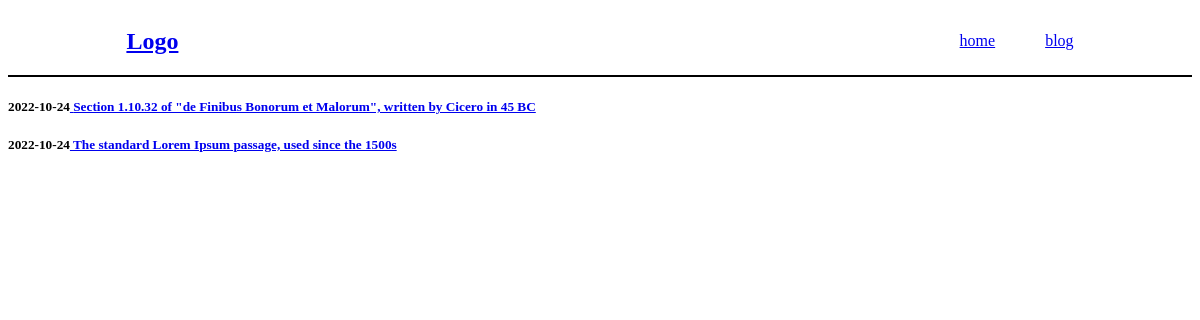
Screenshot of /blog/ with the database file from the repository.
### blog/models.py (models this page shows)
class Post(models.Model):
    id = models.AutoField(primary_key=True)
    title = models.CharField(max_length=140)
    body = models.TextField()
    signature = models.CharField(max_length=140,default='Jonathan') # Added other field
    date = models.DateTimeField()

### templates/blog/blog.html
{% extends "theme/header.html" %}
{% block content %}
    {% for post in object_list %}
        <h5>{{ post.date|date:"Y-m-d" }}<a href="/blog/{{post.id}}">
{{ post.title }}</a></h5>
    {% endfor %}
{% endblock %}

### templates/theme/header.html
{% load static %}
<link rel="stylesheet" href="{% static 'theme/stylesheet.css' %}">
<div class="header">
    <div class="content">
        <h2><a href="/">Logo</a></h2>
        <nav class="nav">
            <li class="nav_item">
                <a href="/">home</a>
            </li>
            <li class="nav_item">
                <a href="/blog">blog</a>
            </li>
        </nav>
    </div>
</div>
<div class="page_content">
    {% block content %}
    {% endblock %}
</div>

### static/theme/stylesheet.css (style rules this page uses)
.header { margin-right: auto; margin-left: auto; align-items: center; text-align: left; border-bottom: solid 2px; }
.content { display: grid; grid-template-columns: 1fr 1fr; width: 80%; margin-left: auto; margin-right: auto; }
.nav { display: flex; justify-content: right; align-items: center; list-style: none; margin-left: 50px; }
.nav_item { margin-left: 50px; font-style: bold; }

### rows the page displays
Post: date "2022-10-24", title "Section 1.10.32 of \"de Finibus Bonorum et Malorum\", written by Cicero in 45 BC"
Post: date "2022-10-24", title "The standard Lorem Ipsum passage, used since the 1500s"
